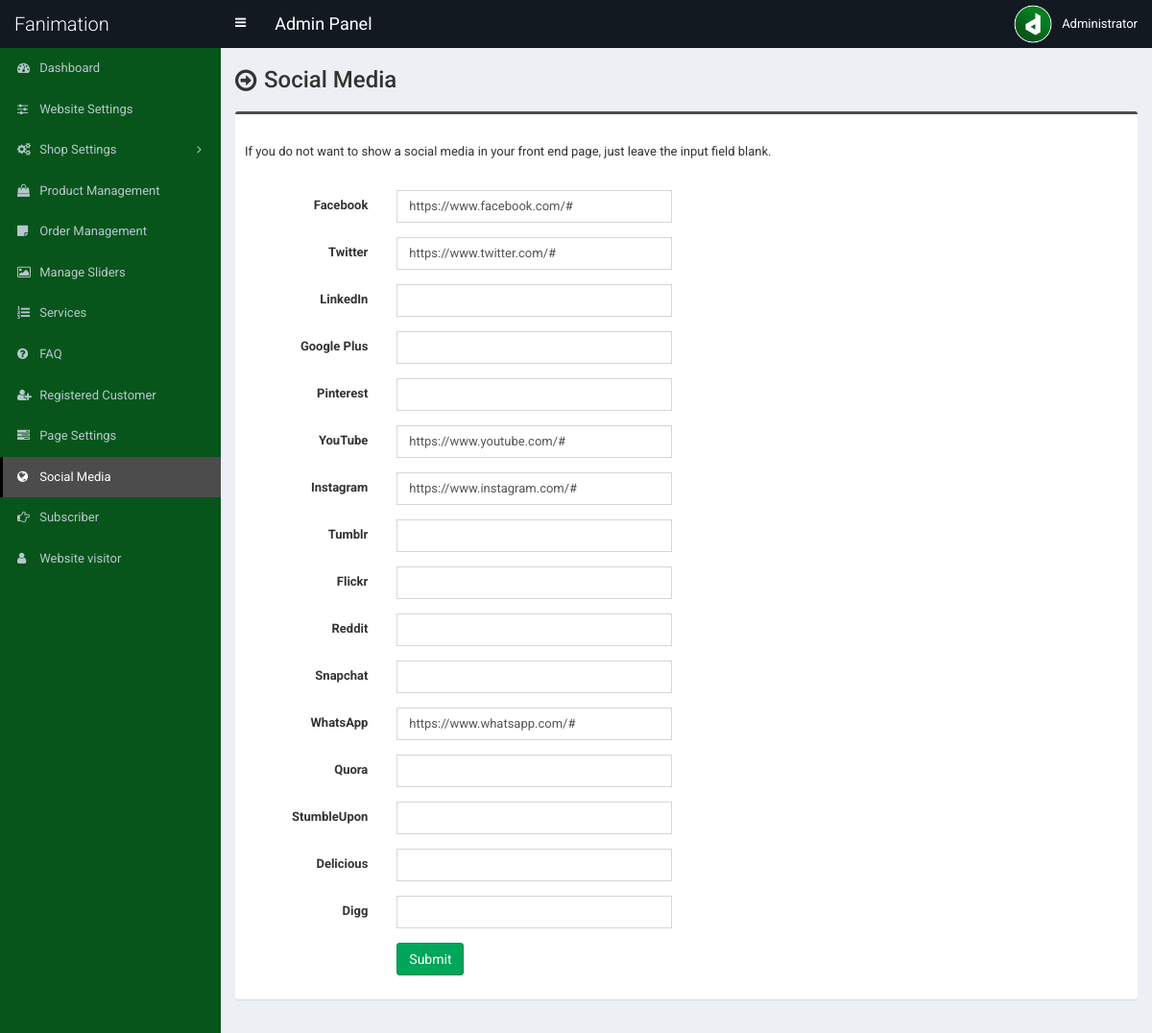
The app's page /admin/social-media.php (signed in), older data.
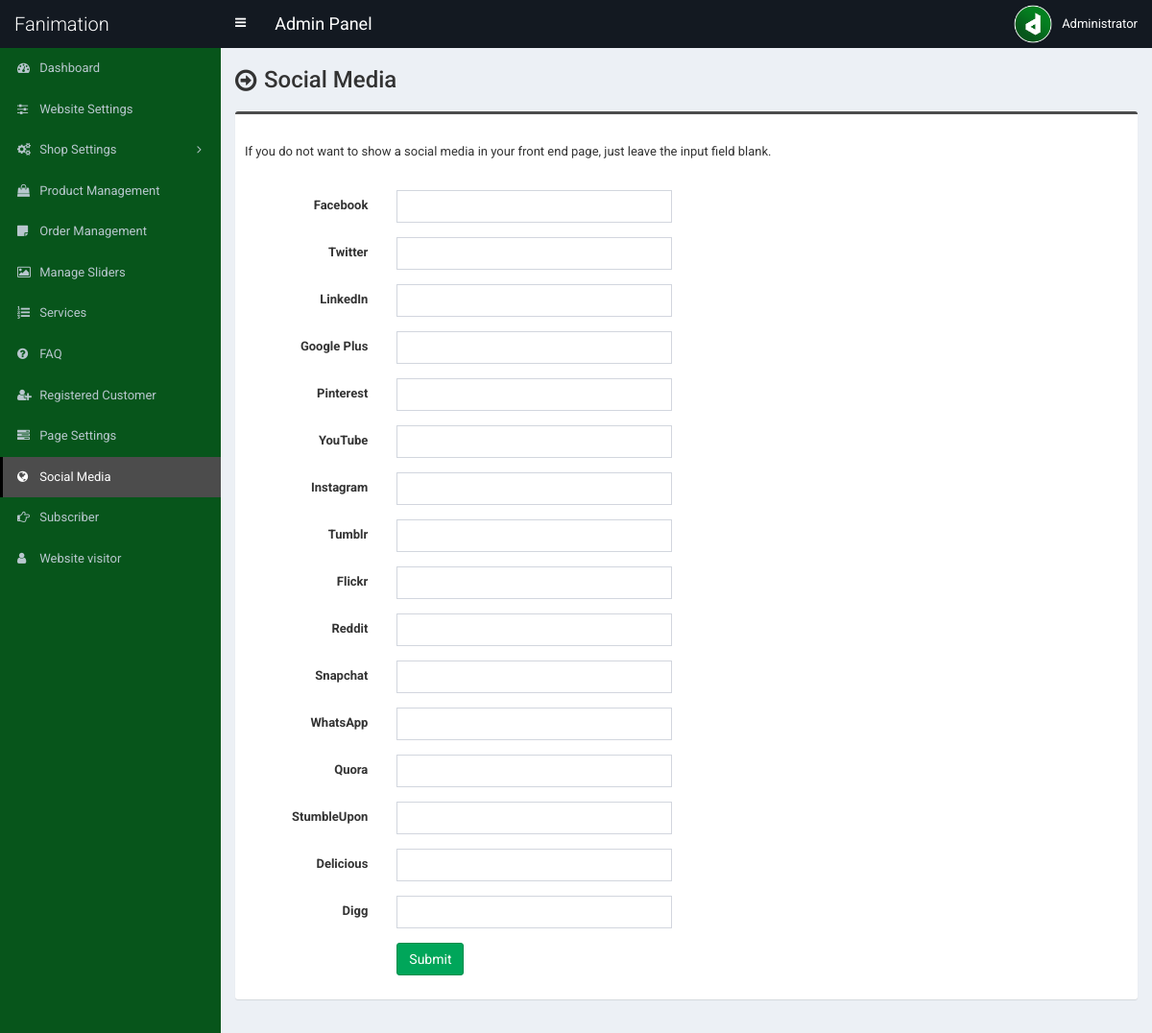
The same page, newer data.
### tables this page shows
CREATE TABLE `tbl_social` (
  `social_id` int(11) NOT NULL,
  `social_name` varchar(30) NOT NULL,
  `social_url` varchar(255) NOT NULL,
  `social_icon` varchar(30) NOT NULL
);

### admin/social-media.php (the view, shortened to what the changed rows need)
<?php require_once('header.php'); ?>
<section class="content-header">
	<div class="content-header-left">
		<h1>Social Media</h1>
	</div>
</section>
<?php
$statement = $pdo->prepare("SELECT * FROM tbl_social");
$statement->execute();
$result = $statement->fetchAll(PDO::FETCH_ASSOC);
foreach ($result as $row) {
	if($row['social_name'] == 'Facebook') {
		$facebook = $row['social_url'];
	}
	if($row['social_name'] == 'Twitter') {
		$twitter = $row['social_url'];
	}
	if($row['social_name'] == 'YouTube') {
		$youtube = $row['social_url'];
	}
	if($row['social_name'] == 'Instagram') {
		$instagram = $row['social_url'];
	}
	if($row['social_name'] == 'WhatsApp') {
		$whatsapp = $row['social_url'];
	}
}
?>
<section class="content">
	<div class="row">
		<div class="col-md-12">
			<form class="form-horizontal" action="" method="post">
				<div class="box box-info">
					<div class="box-body">
						<div class="form-group">
							<div class="col-sm-4">
								<input type="text" class="form-control" name="facebook" value="<?php echo $facebook; ?>">
							</div>
						</div>
						<div class="form-group">
							<div class="col-sm-4">
								<input type="text" class="form-control" name="twitter" value="<?php echo $twitter; ?>">
							</div>
						</div>
						<div class="form-group">
							<div class="col-sm-4">
								<input type="text" class="form-control" name="youtube" value="<?php echo $youtube; ?>">
							</div>
						</div>
						<div class="form-group">
							<div class="col-sm-4">
								<input type="text" class="form-control" name="instagram" value="<?php echo $instagram; ?>">
							</div>
						</div>
						<div class="form-group">
							<div class="col-sm-4">
								<input type="text" class="form-control" name="whatsapp" value="<?php echo $whatsapp; ?>">
							</div>
						</div>
					</div>
				</div>
			</form>
		</div>
	</div>
</section>
<?php require_once('footer.php'); ?>

Row changes from the older to the newer data that the page shows:
no longer on this page (row edited): tbl_social: facebook "https://www.facebook.com/#"
no longer on this page (row edited): tbl_social: twitter "https://www.twitter.com/#"
no longer on this page (row edited): tbl_social: youtube "https://www.youtube.com/#"
no longer on this page (row edited): tbl_social: instagram "https://www.instagram.com/#"
no longer on this page (row edited): tbl_social: whatsapp "https://www.whatsapp.com/#"
